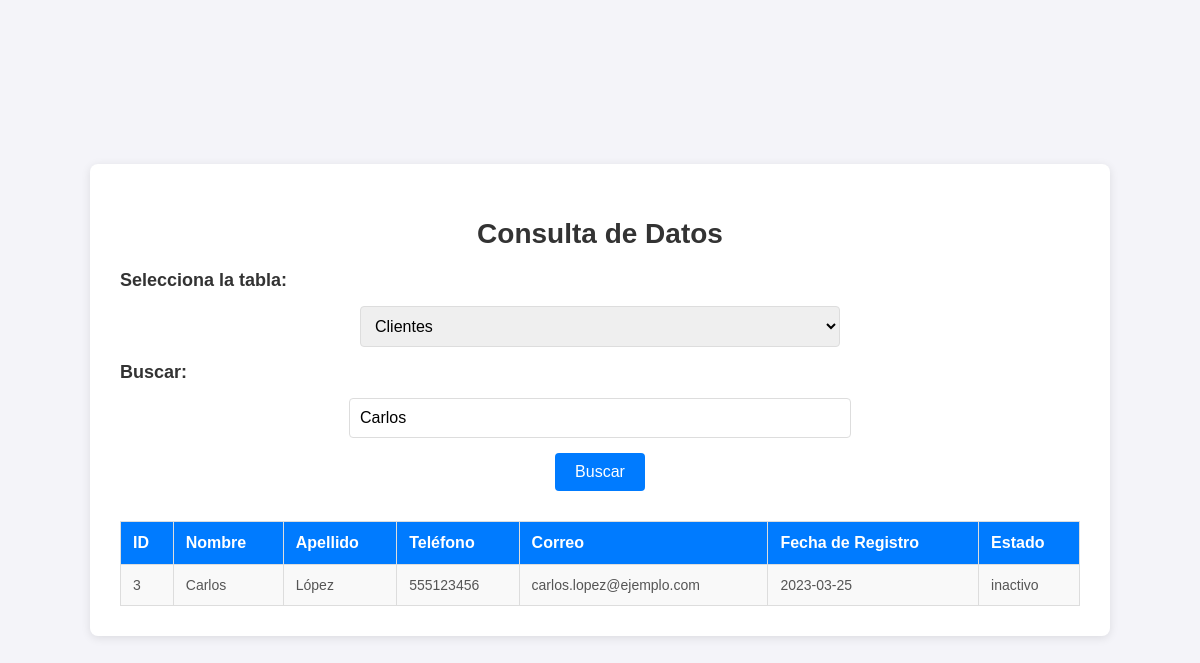
Page /index.php?buscar=Carlos on the committed database.
### tables this page shows
CREATE TABLE `Clientes` (
  `cliente_id` int PRIMARY KEY AUTO_INCREMENT,
  `nombre` varchar(50),
  `apellido` varchar(50),
  `telefono` varchar(20),
  `correo_electronico` varchar(100) UNIQUE,
  `fecha_registro` date,
  `estado` enum('activo','inactivo')
);

### index.php (the view, shortened to what this page needs)
<?php
$host = 'localhost';
$dbname = 'Banco4';
$user = 'root';
$password = 'Dekuyojm14$';
try {
    $pdo = new PDO("mysql:host=$host;dbname=$dbname;charset=utf8", $user, $password);
    $pdo->setAttribute(PDO::ATTR_ERRMODE, PDO::ERRMODE_EXCEPTION);
} catch (PDOException $e) {
    die("Error de conexión: " . $e->getMessage());
}
$search = $_GET['buscar'] ?? '';
$tabla = $_GET['tabla'] ?? 'Clientes';
$sql = "";
switch ($tabla) {
    case 'Clientes':
        $sql = "SELECT * FROM Clientes WHERE nombre LIKE :buscar OR apellido LIKE :buscar";
        break;
}
$stmt = $pdo->prepare($sql);
$stmt->execute(['buscar' => "%$search%"]);
$resultado = $stmt->fetchAll(PDO::FETCH_ASSOC);
?>
<!DOCTYPE html>
<html lang="es">
<head>
</head>
<body>
    <div class="container">
        <h2>Consulta de Datos</h2>
        <form method="get">
            <label for="tabla">Selecciona la tabla:</label>
            <select name="tabla" id="tabla">
                <option value="Clientes" <?= $tabla == 'Clientes' ? 'selected' : '' ?>>Clientes</option>
            </select>
            <label for="buscar">Buscar:</label>
            <input type="text" name="buscar" id="buscar" value="<?= htmlspecialchars($search) ?>">
            <button type="submit">Buscar</button>
        </form>
        <?php if ($resultado): ?>
            <table>
                <tr>
                    <?php
                    if ($tabla == 'Clientes') {
                        echo '<th>ID</th><th>Nombre</th><th>Apellido</th><th>Teléfono</th><th>Correo</th><th>Fecha de Registro</th><th>Estado</th>';
                    } elseif ($tabla == 'Cuentas') {
                        echo '<th>ID Cuenta</th><th>Cliente</th><th>Tipo de Cuenta</th><th>Saldo Actual</th><th>Estado</th>';
                    } elseif ($tabla == 'Movimientos') {
                        echo '<th>ID Movimiento</th><th>ID Cuenta</th><th>Fecha</th><th>Tipo</th><th>Monto</th><th>Descripción</th>';
                    } elseif ($tabla == 'Tarjetas') {
                        echo '<th>ID Tarjeta</th><th>Cliente</th><th>Tipo de Tarjeta</th><th>Estado</th><th>Fecha de Emisión</th>';
                    }
                    ?>
                </tr>
                <?php foreach ($resultado as $row): ?>
                    <tr>
                        <?php foreach ($row as $column): ?>
                            <td><?= htmlspecialchars($column) ?></td>
                        <?php endforeach; ?>
                    </tr>
                <?php endforeach; ?>
            </table>
        <?php else: ?>
            <p class="no-results">No se encontraron resultados.</p>
        <?php endif; ?>
    </div>
</body>
</html>

### index.php (style rules this page uses)
body { font-family: 'Arial', sans-serif; background-color: #f4f4f9; margin: 0; padding: 0; display: flex; justify-content: center; align-items: center; min-height: 100vh; }
.container { background-color: #fff; width: 80%; max-width: 1000px; padding: 30px; border-radius: 8px; box-shadow: 0 2px 10px rgba(0, 0, 0, 0.1); }
h2 { text-align: center; color: #333; font-size: 28px; margin-bottom: 20px; }
form { display: flex; flex-direction: column; gap: 15px; margin-bottom: 30px; }
label { font-size: 18px; font-weight: 600; color: #333; }
select, input[type="text"] { padding: 10px; font-size: 16px; border-radius: 4px; border: 1px solid #ddd; width: 50%; margin: 0 auto; }
button { padding: 10px 20px; background-color: #007bff; color: #fff; font-size: 16px; border: none; border-radius: 4px; cursor: pointer; align-self: center; transition: background-color 0.3s; }
table { width: 100%; border-collapse: collapse; margin-top: 20px; }
th, td { border: 1px solid #ddd; padding: 12px; text-align: left; }
th { background-color: #007bff; color: #fff; font-size: 16px; }
td { font-size: 14px; color: #555; }
tr:nth-child(even) { background-color: #f9f9f9; }

### rows in the picture
clientes: cliente_id "3", nombre "Carlos", apellido "López", telefono "555123456", correo_electronico "carlos.lopez@ejemplo.com", fecha_registro "2023-03-25", estado "inactivo"
